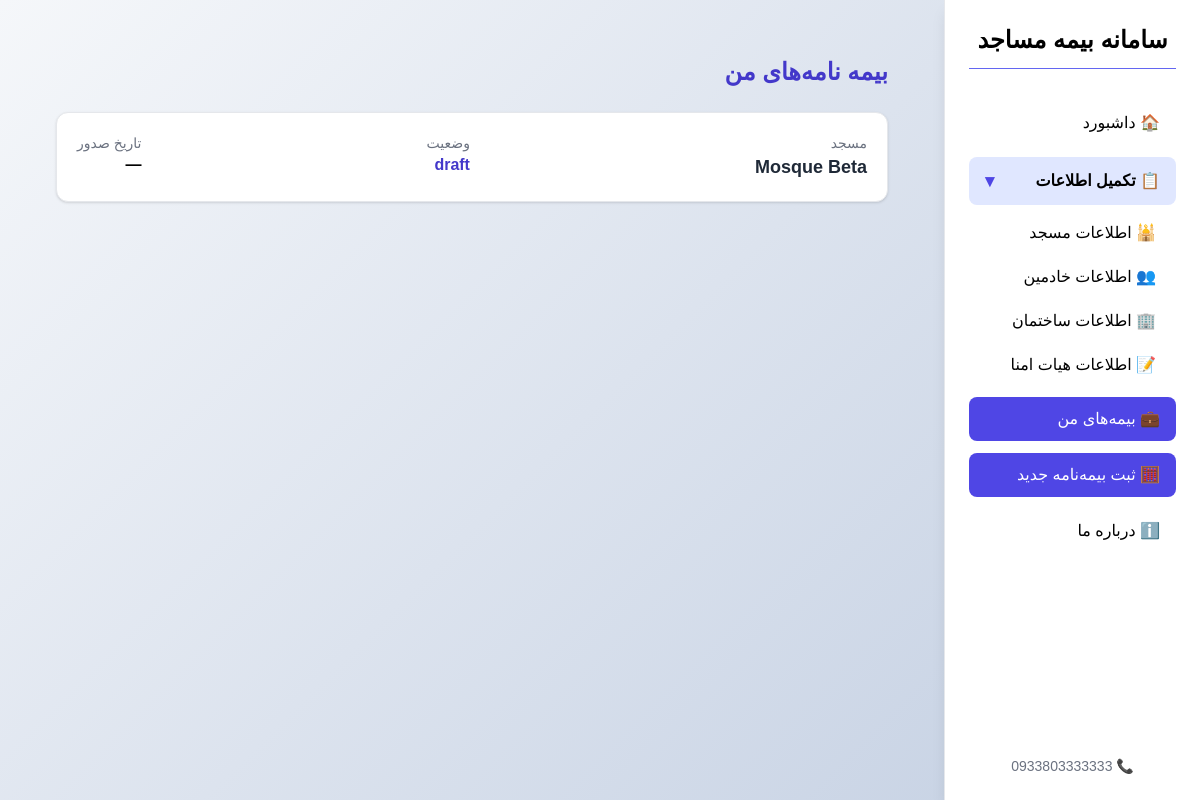
Screenshot of /insurance/myinsurance/ (signed in) with the database file from the repository.
### Insurance/models.py (models this page shows, shortened)
class Insurance(models.Model):
    signup = models.ForeignKey(Signup, on_delete=models.CASCADE)
    coverage = models.ForeignKey(Coverage, on_delete=models.CASCADE)
    premium_quote = models.PositiveIntegerField(null=True, blank=True)  # مبلغ نهایی که در درگاه پرداخت شده
    STATUS_CHOICES = [
        ('payment_completed', 'پرداخت شد'),
        ('issued', 'صادر شده'),
        ('failed', 'صادر نشد'),
    ]
    status = models.CharField(max_length=50, choices=STATUS_CHOICES, default='payment_completed')
    policy_image = models.ImageField(
    upload_to='insurance_policies/',  # پوشه ذخیره
    null=True,
    blank=True,
    verbose_name='عکس بیمه‌نامه'
)
    transaction_id = models.CharField(max_length=100, null=True, blank=True)
    quote_received_at = models.DateTimeField(null=True, blank=True)
    payment_date = models.DateTimeField(null=True, blank=True)
    issued_at = models.DateTimeField(null=True, blank=True)
    valid_until = models.DateTimeField(null=True, blank=True)
    created_at = models.DateTimeField(auto_now_add=True)
    updated_at = models.DateTimeField(auto_now=True)

### forms/models.py (models this page shows, shortened)
class MainRegistration(models.Model):
    registration=models.ForeignKey(Signup,on_delete=models.CASCADE,related_name="mosque",verbose_name="کاربر ثبت کننده")
    mosque_name=models.CharField(max_length=50,verbose_name="نام مسجد")
    mosque_id=models.IntegerField(verbose_name="کد شناسایی مسجد")
    mosque_Capacity=models.IntegerField(validators=[MinValueValidator(10)],verbose_name='ظرفیت نمازگزار')
    mosque_postalcode=models.CharField(verbose_name="کدپستی مسجد",validators=[MinLengthValidator(9)],max_length=11)
    mosque_address=models.CharField(max_length=200,verbose_name="آدرس مسجد")
    mosque_phone=models.CharField(verbose_name="تلفن ثابت مسجد",blank=True,max_length=11,validators=[MinLengthValidator(11)])
    created_phone=models.CharField(verbose_name="تلفن موبایل",max_length=11,validators=[MinLengthValidator(11)],unique=True)
    create_date=models.DateTimeField(auto_now_add=True)
    class Meta:
        verbose_name="لیست مساجد"

### Insurance/views.py (the view)
def myinsurance(request):
    signup = get_signup_from_session(request)
    if not signup:
        messages.error(request, 'ابتدا وارد شوید!')
        return redirect('login')
    insurances = Insurance.objects.filter(signup=signup).select_related('coverage__mosque').order_by('-created_at')
    rows = []
    for insurance in insurances:
        mosque = None
        if insurance.coverage and insurance.coverage.mosque:
            mosque = insurance.coverage.mosque
        lock_until = None
        locked = False
        remaining_days = None
        if insurance.issued_at:
            lock_until = insurance.issued_at + timedelta(days=INSURANCE_LOCK_DAYS)
            locked = timezone.now() < lock_until
            remaining_days = max(0, (lock_until - timezone.now()).days)
        issued_at_jalali = None
        lock_until_jalali = None
        if insurance.issued_at:
            issued_at_jalali = jalali_utils.to_jalali_date(insurance.issued_at)
        if lock_until:
            lock_until_jalali = jalali_utils.to_jalali_date(lock_until)
        rows.append({
            'insurance': insurance,
            'mosque': mosque,
            'lock_until': lock_until,
            'locked': locked,
            'remaining_days': remaining_days,
            'issued_at_jalali': issued_at_jalali,
            'lock_until_jalali': lock_until_jalali,
            'status_label': dict(Insurance.STATUS_CHOICES).get(insurance.status, insurance.status),
            'is_issued': insurance.status in ['issued', 'payment_completed'],
        })
    return render(request, 'myinsurance.html', {'rows': rows})

### forms/views.py (called while the page is built)
def get_signup_from_session(request): #get username
    user=request.session.get('username')
    if user:
        try:
            signup=Signup.objects.filter(username=user).first()
        except Signup.DoesNotExist:
            messages.warning(request,"کاربری شما یافت نشد، لطفا دوباره وارد شوید")
            return None
    else:
        messages.warning(request,"ابتدا وارد شوید!")
        return None
    return signup

### Insurance/templates/myinsurance.html (shortened to what this page needs)
{% extends 'base.html' %}
{% block content %}
<div class="max-w-5xl mx-auto p-6 space-y-6">
    <h1 class="text-2xl font-bold text-indigo-700">بیمه نامه‌های من</h1>
    {% if rows %}
        {% for row in rows %}
            <div class="bg-white rounded-xl shadow p-5 border border-gray-200">
                <div class="flex flex-col md:flex-row justify-between gap-3">
                    <div>
                        <p class="text-sm text-gray-500">مسجد</p>
                        <p class="text-lg font-bold text-gray-800">
                            {% if row.mosque %}{{ row.mosque.mosque_name }}{% else %}—{% endif %}
                        </p>
                    </div>
                    <div>
                        <p class="text-sm text-gray-500">وضعیت</p>
                        <p class="font-semibold text-indigo-700">{{ row.status_label }}</p>
                    </div>
                    <div>
                        <p class="text-sm text-gray-500">تاریخ صدور</p>
                        <p class="font-semibold">{{ row.issued_at_jalali|default:'—' }}</p>
                    </div>
                </div>
            </div>
        {% endfor %}
    {% else %}
        <div class="bg-gray-50 rounded-xl p-6 text-gray-600">هیچ بیمه‌نامه‌ای ثبت نشده است.</div>
    {% endif %}
</div>
{% endblock %}

### bimemasajed1/static/css/style.css (style rules this page uses)
body { font-family: 'Vazirmatn', sans-serif; background: linear-gradient(135deg, #f5f7fa 0%, #c3cfe2 100%); min-height: 100vh; }

### rows the page displays
Insurance: mosque.mosque_name "Mosque Beta", status_label "draft", issued_at_jalali "—"
